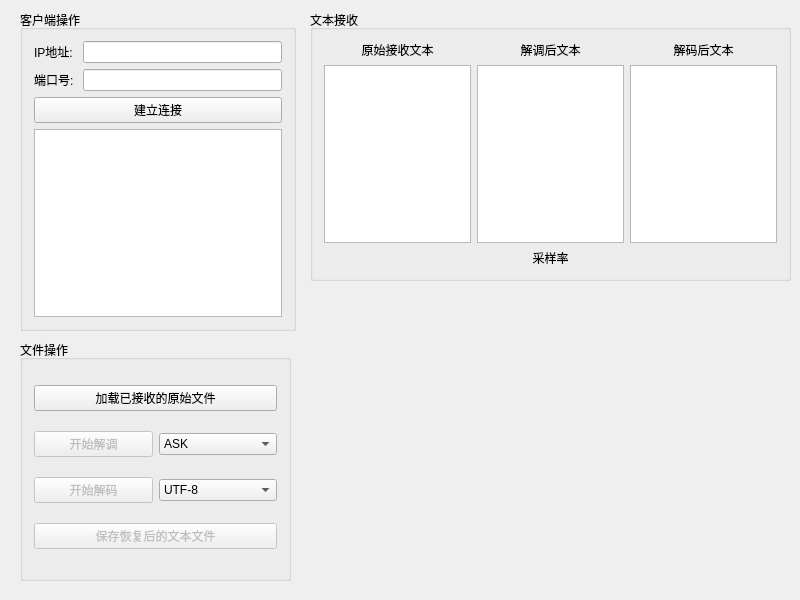
<?xml version="1.0" encoding="UTF-8"?>
<ui version="4.0">
 <class>MainWindowClass</class>
 <widget class="QWidget" name="MainWindowClass">
  <property name="geometry">
   <rect>
    <x>0</x>
    <y>0</y>
    <width>800</width>
    <height>600</height>
   </rect>
  </property>
  <property name="windowTitle">
   <string>MainWindow</string>
  </property>
  <widget class="QGroupBox" name="groupBox">
   <property name="geometry">
    <rect>
     <x>310</x>
     <y>10</y>
     <width>481</width>
     <height>271</height>
    </rect>
   </property>
   <property name="title">
    <string>文本接收</string>
   </property>
   <layout class="QGridLayout" name="gridLayout_2">
    <item row="0" column="0">
     <widget class="QLabel" name="label_3">
      <property name="text">
       <string>原始接收文本</string>
      </property>
      <property name="alignment">
       <set>Qt::AlignmentFlag::AlignCenter</set>
      </property>
     </widget>
    </item>
    <item row="0" column="1">
     <widget class="QLabel" name="label_4">
      <property name="text">
       <string>解调后文本</string>
      </property>
      <property name="alignment">
       <set>Qt::AlignmentFlag::AlignCenter</set>
      </property>
     </widget>
    </item>
    <item row="0" column="2">
     <widget class="QLabel" name="label_5">
      <property name="text">
       <string>解码后文本</string>
      </property>
      <property name="alignment">
       <set>Qt::AlignmentFlag::AlignCenter</set>
      </property>
     </widget>
    </item>
    <item row="1" column="0">
     <widget class="QTextBrowser" name="textBrowser_original"/>
    </item>
    <item row="1" column="1">
     <widget class="QTextBrowser" name="textBrowser_demodulated"/>
    </item>
    <item row="1" column="2">
     <widget class="QTextBrowser" name="textBrowser_decoded"/>
    </item>
    <item row="2" column="0" colspan="3">
     <widget class="QLabel" name="label_sample_rate">
      <property name="text">
       <string>采样率</string>
      </property>
      <property name="alignment">
       <set>Qt::AlignmentFlag::AlignCenter</set>
      </property>
     </widget>
    </item>
   </layout>
  </widget>
  <widget class="QGroupBox" name="groupBox_2">
   <property name="geometry">
    <rect>
     <x>20</x>
     <y>10</y>
     <width>276</width>
     <height>321</height>
    </rect>
   </property>
   <property name="title">
    <string>客户端操作</string>
   </property>
   <layout class="QGridLayout" name="gridLayout">
    <item row="1" column="0">
     <widget class="QLabel" name="label_2">
      <property name="text">
       <string>端口号: </string>
      </property>
     </widget>
    </item>
    <item row="3" column="0" colspan="2">
     <widget class="QTextBrowser" name="textBrowser_client_info"/>
    </item>
    <item row="1" column="1">
     <widget class="QLineEdit" name="lineEdit_port"/>
    </item>
    <item row="2" column="0" colspan="2">
     <widget class="QPushButton" name="btn_connect">
      <property name="cursor">
       <cursorShape>PointingHandCursor</cursorShape>
      </property>
      <property name="text">
       <string>建立连接</string>
      </property>
      <property name="checkable">
       <bool>true</bool>
      </property>
     </widget>
    </item>
    <item row="0" column="1">
     <widget class="QLineEdit" name="lineEdit_ip"/>
    </item>
    <item row="0" column="0">
     <widget class="QLabel" name="label">
      <property name="text">
       <string>IP地址: </string>
      </property>
     </widget>
    </item>
   </layout>
  </widget>
  <widget class="QGroupBox" name="groupBox_3">
   <property name="geometry">
    <rect>
     <x>20</x>
     <y>340</y>
     <width>271</width>
     <height>241</height>
    </rect>
   </property>
   <property name="title">
    <string>文件操作</string>
   </property>
   <layout class="QGridLayout" name="gridLayout_3">
    <item row="0" column="0" colspan="2">
     <widget class="QPushButton" name="btn_load_received_file">
      <property name="cursor">
       <cursorShape>PointingHandCursor</cursorShape>
      </property>
      <property name="text">
       <string>加载已接收的原始文件</string>
      </property>
      <property name="checkable">
       <bool>false</bool>
      </property>
     </widget>
    </item>
    <item row="1" column="0">
     <widget class="QPushButton" name="btn_demodulate">
      <property name="enabled">
       <bool>false</bool>
      </property>
      <property name="cursor">
       <cursorShape>PointingHandCursor</cursorShape>
      </property>
      <property name="text">
       <string>开始解调</string>
      </property>
     </widget>
    </item>
    <item row="1" column="1">
     <widget class="QComboBox" name="comboBox_demodulation">
      <item>
       <property name="text">
        <string>ASK</string>
       </property>
      </item>
      <item>
       <property name="text">
        <string>PSK</string>
       </property>
      </item>
     </widget>
    </item>
    <item row="2" column="0">
     <widget class="QPushButton" name="btn_decode">
      <property name="enabled">
       <bool>false</bool>
      </property>
      <property name="cursor">
       <cursorShape>PointingHandCursor</cursorShape>
      </property>
      <property name="text">
       <string>开始解码</string>
      </property>
     </widget>
    </item>
    <item row="2" column="1">
     <widget class="QComboBox" name="comboBox_decoding">
      <item>
       <property name="text">
        <string>UTF-8</string>
       </property>
      </item>
      <item>
       <property name="text">
        <string>UTF-16</string>
       </property>
      </item>
     </widget>
    </item>
    <item row="3" column="0" colspan="2">
     <widget class="QPushButton" name="btn_save_demodulated_file">
      <property name="enabled">
       <bool>false</bool>
      </property>
      <property name="cursor">
       <cursorShape>PointingHandCursor</cursorShape>
      </property>
      <property name="text">
       <string>保存恢复后的文本文件</string>
      </property>
     </widget>
    </item>
   </layout>
  </widget>
 </widget>
 <layoutdefault spacing="6" margin="11"/>
 <resources>
  <include location="mainwindow.qrc"/>
 </resources>
 <connections/>
</ui>
